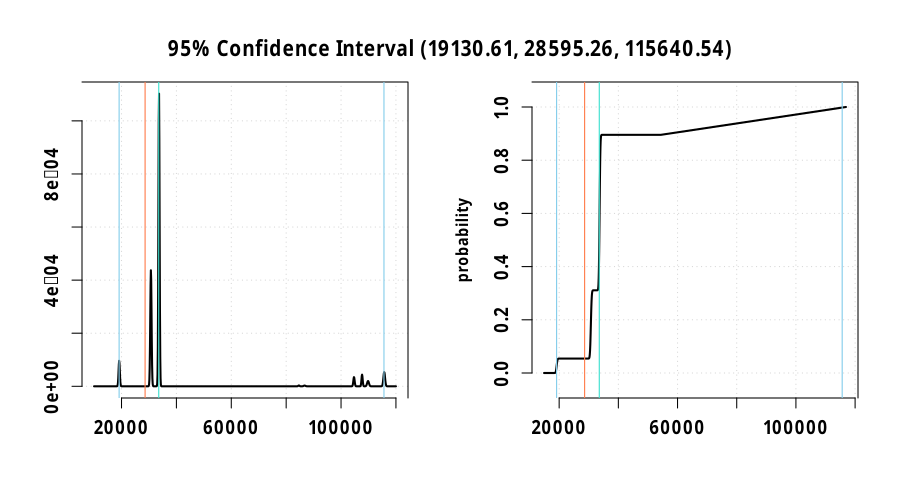

This figure's R source:
rm(list = ls(all.names = TRUE)) #will clear all objects includes hidden objects.
# load libraries
options("StartupBanner" = "off")
options(expressions = 500000) #increase the limit on the number of nested expressions that will be evaluated
library("distr")
library("distrEx")
library("rlang") # required for environment functions
library(llvm)
distroptions("WarningArith" = FALSE)
set.seed(100)

# max loop number(less than or equal to)
max_loop <- 100000
restore.energy <- distr::Norm(11024.3, 30) # nj
restore.timing <- distr::Norm(8409.47, 0.01) # us


block.entry <- env(
  name = "entry",
  preds = list(),
  succs = list("checkpoint.1"),
  energy = "E(classify, entry)",
  timing = "T(classify, entry)",
  insts = list(
    list("sym$\"data.addr\" <- alloca(\"i16\")", "nop", "E(alloca)", "T(alloca)"),
    list("sym$\"result\" <- alloca(\"i16\")", "nop", "E(alloca)", "T(alloca)"),
    list("store(sym$\"data\", sym$\"data.addr\")", "nop", "E(store)", "T(store)"),
    list("store(-1, sym$\"result\")", "nop", "E(store)", "T(store)"),
    list("br(checkpoint.1)", "nop", "E(br)", "T(br)")))

block.checkpoint.1 <- env(
  name = "checkpoint.1",
  preds = list("entry"),
  succs = list("if.then", "if.else"),
  energy = "E(classify, checkpoint.1)",
  timing = "T(classify, checkpoint.1)",
  insts = list(
    list("checkpoint()", "nop", "E(call) + distr::Norm(14560, 20)", "T(call) + distr::Norm(8517.05, 0.01)"),
    list("sym$\"0\" <- load(sym$\"data.addr\")", "nop", "E(load)", "T(load)"),
    list("sym$\"cmp\" <- icmp(slt, sym$\"0\", 21)", "nop", "E(icmp)", "T(icmp)"),
    list("br(if.then, if.else, sym$\"cmp\")", "{if (is(sym$\"0\", \"Distribution\")) sym$\"0\" <- add(sym$\"cmp\", 21)};store(sym$\"0\", sym$\"data.addr\"); ", "E(br)", "T(br)")))

block.if.then <- env(
  name = "if.then",
  preds = list("checkpoint.1"),
  succs = list("checkpoint.2"),
  energy = "E(classify, if.then)",
  timing = "T(classify, if.then)",
  insts = list(
    list("if(checkpoint.1) {sym$\"cmp\" <- sym$\"cmp.true\"; {if (is(sym$\"0\", \"Distribution\")) sym$\"0\" <- add(sym$\"cmp\", 21)};store(sym$\"0\", sym$\"data.addr\"); };", "nop", "0", "0"),
    list("sym$\"1\" <- load(sym$\"data.addr\")", "nop", "E(load)", "T(load)"),
    list("store(1, sym$\"result\")", "nop", "E(store)", "T(store)"),
    list("br(checkpoint.2)", "nop", "E(br)", "T(br)")))

block.checkpoint.2 <- env(
  name = "checkpoint.2",
  preds = list("if.then"),
  succs = list("if.end4"),
  energy = "E(classify, checkpoint.2)",
  timing = "T(classify, checkpoint.2)",
  insts = list(
    list("checkpoint()", "nop", "E(call) + distr::Norm(14560, 20)", "T(call) + distr::Norm(8517.05, 0.01)"),
    list("br(if.end4)", "nop", "E(br)", "T(br)")))

block.if.else <- env(
  name = "if.else",
  preds = list("checkpoint.1"),
  succs = list("if.then2", "if.else3"),
  energy = "E(classify, if.else)",
  timing = "T(classify, if.else)",
  insts = list(
    list("if(checkpoint.1) {sym$\"cmp\" <- sym$\"cmp.false\"; {if (is(sym$\"0\", \"Distribution\")) sym$\"0\" <- add(sym$\"cmp\", 21)};store(sym$\"0\", sym$\"data.addr\"); };", "nop", "0", "0"),
    list("sym$\"2\" <- load(sym$\"data.addr\")", "nop", "E(load)", "T(load)"),
    list("sym$\"cmp1\" <- icmp(sgt, sym$\"2\", 27)", "nop", "E(icmp)", "T(icmp)"),
    list("br(if.then2, if.else3, sym$\"cmp1\")", "{if (is(sym$\"2\", \"Distribution\")) sym$\"2\" <- add(sym$\"cmp1\", 27)};store(sym$\"2\", sym$\"data.addr\"); ", "E(br)", "T(br)")))

block.if.then2 <- env(
  name = "if.then2",
  preds = list("if.else"),
  succs = list("checkpoint.3"),
  energy = "E(classify, if.then2)",
  timing = "T(classify, if.then2)",
  insts = list(
    list("if(if.else) {sym$\"cmp1\" <- sym$\"cmp1.true\"; {if (is(sym$\"2\", \"Distribution\")) sym$\"2\" <- add(sym$\"cmp1\", 27)};store(sym$\"2\", sym$\"data.addr\"); };", "nop", "0", "0"),
    list("store(0, sym$\"result\")", "nop", "E(store)", "T(store)"),
    list("br(checkpoint.3)", "nop", "E(br)", "T(br)")))

block.checkpoint.3 <- env(
  name = "checkpoint.3",
  preds = list("if.then2"),
  succs = list("if.end"),
  energy = "E(classify, checkpoint.3)",
  timing = "T(classify, checkpoint.3)",
  insts = list(
    list("checkpoint()", "nop", "E(call) + distr::Norm(14560, 20)", "T(call) + distr::Norm(8517.05, 0.01)"),
    list("br(if.end)", "nop", "E(br)", "T(br)")))

block.if.else3 <- env(
  name = "if.else3",
  preds = list("if.else"),
  succs = list("if.end"),
  energy = "E(classify, if.else3)",
  timing = "T(classify, if.else3)",
  insts = list(
    list("if(if.else) {sym$\"cmp1\" <- sym$\"cmp1.false\"; {if (is(sym$\"2\", \"Distribution\")) sym$\"2\" <- add(sym$\"cmp1\", 27)};store(sym$\"2\", sym$\"data.addr\"); };", "nop", "0", "0"),
    list("br(if.end)", "nop", "E(br)", "T(br)")))

block.if.end <- env(
  name = "if.end",
  preds = list("if.else3", "checkpoint.3"),
  succs = list("if.end4"),
  energy = "E(classify, if.end)",
  timing = "T(classify, if.end)",
  insts = list(
    list("br(if.end4)", "nop", "E(br)", "T(br)")))

block.if.end4 <- env(
  name = "if.end4",
  preds = list("if.end", "checkpoint.2"),
  succs = list(),
  energy = "E(classify, if.end4)",
  timing = "T(classify, if.end4)",
  insts = list(
    list("checkpoint()", "nop", "E(call) + distr::Norm(14560, 20)", "T(call) + distr::Norm(8517.05, 0.01)"),
    list("sym$\"3\" <- load(sym$\"result\")", "nop", "E(load)", "T(load)"),
    list("path.return <<- c(path.return, ret(sym$\"3\")); if.end4 <- TRUE; if.end <- FALSE; checkpoint.2 <- FALSE", "nop", "E(ret)", "T(ret)")))

preds <- list(list(), list(block.entry), list(block.checkpoint.1), list(block.if.then), list(block.checkpoint.1), list(block.if.else), list(block.if.then2), list(block.if.else), list(block.if.else3, block.checkpoint.3), list(block.if.end, block.checkpoint.2))
names(preds) <- c(block.entry$name, block.checkpoint.1$name, block.if.then$name, block.checkpoint.2$name, block.if.else$name, block.if.then2$name, block.checkpoint.3$name, block.if.else3$name, block.if.end$name, block.if.end4$name)

succs <- list(list(block.checkpoint.1), list(block.if.then, block.if.else), list(block.checkpoint.2), list(block.if.end4), list(block.if.then2, block.if.else3), list(block.checkpoint.3), list(block.if.end), list(block.if.end), list(block.if.end4), list())
names(succs) <- c(block.entry$name, block.checkpoint.1$name, block.if.then$name, block.checkpoint.2$name, block.if.else$name, block.if.then2$name, block.checkpoint.3$name, block.if.else3$name, block.if.end$name, block.if.end4$name)

edge_global <- as.list(rep(0, 11))
edge_local <- as.list(rep(0, 11))
edge_visited <- as.list(rep(0, 11))
names(edge_global) <- c("entry#checkpoint.1", "checkpoint.1#if.then", "checkpoint.1#if.else", "if.then#checkpoint.2", "checkpoint.2#if.end4", "if.else#if.then2", "if.else#if.else3", "if.then2#checkpoint.3", "checkpoint.3#if.end", "if.else3#if.end", "if.end#if.end4")
names(edge_local) <- c("entry#checkpoint.1", "checkpoint.1#if.then", "checkpoint.1#if.else", "if.then#checkpoint.2", "checkpoint.2#if.end4", "if.else#if.then2", "if.else#if.else3", "if.then2#checkpoint.3", "checkpoint.3#if.end", "if.else3#if.end", "if.end#if.end4")
names(edge_visited) <- c("entry#checkpoint.1", "checkpoint.1#if.then", "checkpoint.1#if.else", "if.then#checkpoint.2", "checkpoint.2#if.end4", "if.else#if.then2", "if.else#if.else3", "if.then2#checkpoint.3", "checkpoint.3#if.end", "if.else3#if.end", "if.end#if.end4")

freq <- as.list(rep("0", 10))
names(freq) <- c(block.entry$name, block.checkpoint.1$name, block.if.then$name, block.checkpoint.2$name, block.if.else$name, block.if.then2$name, block.checkpoint.3$name, block.if.else3$name, block.if.end$name, block.if.end4$name)

visited <- as.list(rep(0, 10))
names(visited) <- c(block.entry$name, block.checkpoint.1$name, block.if.then$name, block.checkpoint.2$name, block.if.else$name, block.if.then2$name, block.checkpoint.3$name, block.if.else3$name, block.if.end$name, block.if.end4$name)

color <- as.list(rep("white", 10))
names(color) <- c(block.entry$name, block.checkpoint.1$name, block.if.then$name, block.checkpoint.2$name, block.if.else$name, block.if.then2$name, block.checkpoint.3$name, block.if.else3$name, block.if.end$name, block.if.end4$name)

total_visit <- as.list(rep(0, 10))
names(total_visit) <- c(block.entry$name, block.checkpoint.1$name, block.if.then$name, block.checkpoint.2$name, block.if.else$name, block.if.then2$name, block.checkpoint.3$name, block.if.else3$name, block.if.end$name, block.if.end4$name)

.function <- list(
  name = "classify",
  formals = list("sym$\"data\" <- Mixing(Binom(40, 0.4), 15 + Binom(30, 0.6), mixCoeff = c(0.7, 0.3))"),
  initials = list("entry <- FALSE; checkpoint.1 <- FALSE; if.then <- FALSE; checkpoint.2 <- FALSE; if.else <- FALSE; if.then2 <- FALSE; checkpoint.3 <- FALSE; if.else3 <- FALSE; if.end <- FALSE; if.end4 <- FALSE"),
  globals = list(),
  types = list(),
  blocks = list(block.entry, block.checkpoint.1, block.if.then, block.checkpoint.2, block.if.else, block.if.then2, block.checkpoint.3, block.if.else3, block.if.end, block.if.end4))

# Capacitor Thresholds
min_cap <- 2601000 #nj
max_cap <- 3906250 #nj

# 1 mF capacitance 40 cm distance profile
harvesting_time <- 40000 # us

# Create output file
profile <- paste0(".output/", .function$name, ".profile")
file.create(profile, showWarnings = FALSE, recursive = TRUE)

clone <- function(env) {
  newenv <- rlang::env_clone(env)
  newenv$stack <- rlang::env_clone(env$stack)
  newenv$heap <- rlang::env_clone(env$heap)
  newenv$global <- rlang::env_clone(env$global)
  newenv$nv <- rlang::env_clone(env$nv)
  newenv$sym <- rlang::env_clone(env$sym)
  newenv$typ <- rlang::env_clone(env$typ)
  newenv$memptrs <- rlang::env_clone(env$memptrs)
  return(newenv)
}

library("dequer") # required for an efficient implementation of stack

DFS <- function(prev, v, path, prob, visited, edge_visited, env, t, e, p) {
  nodes <- stack()
  dequer::push(nodes, list(prev, v, path, prob, visited, edge_visited, env, t, e, p))
  while (length(nodes)) {
    node <- dequer::pop(nodes)
    prev <- node[[1]]; v <- node[[2]]; path <- node[[3]]; prob <- node[[4]];
    visited <- node[[5]]; edge_visited <- node[[6]]; env <- node[[7]]; t <- node[[8]]; p <- node[[10]]
    #  mark v visited
    visited[[v$name]] <- visited[[v$name]] + 1
    color[v$name] <<- "gray"
    # add blockname to the path
    path <- paste0(path, "%", v$name)
    # initialize current block
    .block <<- v
    cat(v$name, "\n")
    # eval path probability
    if (length(prev)) {
      expr <- paste0(prev$name, "_", v$name)
      value <- eval(parse(text = expr), envir = env)
      out <- paste0(prev$name, "#", v$name)
      edge_visited[[out]] <- edge_visited[[out]] + 1
      # print(paste0(out, " = ", value))
      prob <- paste0(prob, "*", value)
      p <- p * value
    }
    # add block timing to total timing
    t <- t + eval(parse(text = v$timing), envir = env)
    e <- e + eval(parse(text = v$energy), envir = env)
    # execute block's instructions
    for (inst in v$insts) {
      if (substr(inst[1], 1, 6) == "memcpy") {
        e <- e + eval(parse(text = inst[3]), envir = env)
        t <- t + eval(parse(text = inst[4]), envir = env)
      }
      eval(parse(text = inst[1]), envir = env)
    }
    # for each successor v' of v { fs
    for (i in seq_along(succs[[v$name]])) {
      # if v' not yet visited and prob is greater than 0 {
      if (length(succs[[v$name]][[i]])) {
        expr <- paste0(v$name, "_", succs[[v$name]][[i]]$name)
        value <- eval(parse(text = expr), envir = env)
        if (value > 0 && all(visited <= max_loop)) {
          # if (i == 1) clone <- env # to be more efficient
          # else
          clone_env <- clone(env) # don't create unnecessary envs.
          dequer::push(nodes, list(v, succs[[v$name]][[i]], path, prob, visited, edge_visited, clone_env, t, e, p))
        }
      }
    }
    #
    if (!length(succs[[v$name]])) {
      color[v$name] <<- "black"
      #p <- eval(parse(text = prob), envir = env)
      path.prob <<- c(path.prob, p) # TODO: is rounding good here?
      if (is.numeric(t)) t <- distr::DiscreteDistribution(t)
      path.timing <<- c(path.timing, t)
      line <- paste0(path, ":", prob, "=", p)
      write(line, file = profile, append = TRUE)
      for (i in seq_along(visited)) {
        if (visited[[i]] != 0) {
          # collect frequency as percentage
          freq[names(visited)[i]] <<- paste0(freq[names(visited)[i]], "+", p)
          total_visit[[names(visited)[i]]] <<- total_visit[[names(visited)[i]]] + visited[[i]]
        }
      }
      for (i in seq_along(edge_visited)) {
        if (edge_visited[[i]] != 0) {
          edge_global[i] <<- paste0(edge_global[i], "+", p)
          edge_local[[i]] <<- edge_local[[i]] + edge_visited[[i]]
        }
      }
    }
  }
}

path.return <- vector()
path.prob <- vector()
path.energy <- vector()
path.timing <- vector()

.block <- env()
env <- env()
source(".output/meta.R", local = env)
source(".output/model.conf.R", local = env)
# eval function parameters
eval(parse(text = .function$types), envir = env)
eval(parse(text = .function$globals), envir = env)
eval(parse(text = .function$formals), envir = env)
eval(parse(text = .function$initials), envir = env)
# run the machine
initial_t <- 0
initial_e <- 0
system.time(DFS(list(), .function$blocks[[1]], "", "1", visited, edge_visited, env, initial_t, initial_e, 1))

prob_global_file <- paste0(".output/", .function$name, ".global.prob")
file.create(prob_global_file, showWarnings = FALSE, recursive = TRUE)
for (i in seq_along(edge_global)) {
  p <- eval(parse(text = edge_global[i]))
  line <- paste0(names(edge_global)[i], ": [", edge_local[[i]], "] = ", p)
  write(line, file = prob_global_file, append = TRUE)
  #print(line)
}

prob_local_file <- paste0(".output/", .function$name, ".local.prob")
file.create(prob_local_file, showWarnings = FALSE, recursive = TRUE)
for (i in seq_along(edge_local)) {
  edge_name <- names(edge_local)[i] # edge's name
  block <- unlist(strsplit(edge_name, "#"))[1] # block's name
  if (total_visit[[block]] != 0)
    p <- edge_local[[i]] / total_visit[[block]]
  else
    p <- edge_local[[i]]
  line <- paste0(edge_name, ": [", edge_local[i], "] = ", p)
  write(line, file = prob_local_file, append = TRUE)
  #print(line)
}

freq_file <- paste0(".output/", .function$name, ".freq")
file.create(freq_file, showWarnings = FALSE, recursive = TRUE)
for (i in seq_along(freq)) {
  f <- eval(parse(text = freq[i]))
  line <- paste0(names(freq)[i], ": [", total_visit[[i]], "] = ", f)
  write(line, file = freq_file, append = TRUE)
  #print(line)
}

#for (i in seq_along(color)) {
#  print(paste0(names(color)[i], " = ", color[i]))
#}
# return plot
opar <- par()
path.return.mixture <- distr::UnivarMixingDistribution(Dlist = path.return, mixCoeff = path.prob)
returnPlot <- paste0(".dots/return/", .function$name, ".svg")
dir.create(dirname(returnPlot), showWarnings = FALSE, recursive = TRUE)
svg(returnPlot, width = 10.5, height = 3.5)
plot(path.return.mixture, to.draw.arg = c("d", "p", "q"), bty = "7",
     panel.first = grid(lwd = 1), lwd = 1, vertical = FALSE,
     col.points = c("red", "black"), cex.points = 1.8,
     inner = list(
       paste("Probability Function of", .function$name),
       paste("CDF of", .function$name),
       paste("Quantile Function of", .function$name)),
)
suppressWarnings(par(opar))
dev.off()
browseURL(paste0('file://', file.path(getwd(), returnPlot)))

# timing plot
opar <- par()
path.timing.mixture <- distr::UnivarMixingDistribution(Dlist = path.timing, mixCoeff = path.prob)
q1 <- distr::q(path.timing.mixture)(.025)
mn <- distrEx::E(path.timing.mixture)
md <- distrEx::median(path.timing.mixture)
q2 <- distr::q(path.timing.mixture)(.975)
rnd <- round(c(q1, mn, q2), 2)
lab <- paste0("95% Confidence Interval (", rnd[1], ", ", rnd[2], ", ", rnd[3], ")")
timingPlot <- paste0(".dots/timing/", .function$name, ".svg")
dir.create(dirname(timingPlot), showWarnings = FALSE, recursive = TRUE)
svg(timingPlot, width = 10.5, height = 3.5)
par(mfrow = c(1, 3))
plot(path.timing.mixture, mfColRow = FALSE, to.draw.arg = "d", bty = "7",
     panel.first = grid(lwd = 1), lwd = 1, vertical = FALSE,
     col.points = c("red", "black"), cex.points = 1.8,
     inner = list(paste("Probability Function Of", .function$name)))
abline(v = c(q1, md, mn, q2), col = c("skyblue", "turquoise", "coral", "skyblue"))
plot(path.timing.mixture, mfColRow = FALSE, to.draw.arg = "p", bty = "7",
     panel.first = grid(lwd = 1), lwd = 1, vertical = FALSE,
     col.points = c("red", "black"), cex.points = 1.8, xlab = "",
     inner = list(paste("CDF of", .function$name)))
title(xlab = lab)
abline(v = c(q1, md, mn, q2), col = c("skyblue", "turquoise", "coral", "skyblue"))
plot(path.timing.mixture, mfColRow = FALSE, to.draw.arg = "q", bty = "7",
     panel.first = grid(lwd = 1), lwd = 1, vertical = FALSE,
     col.points = c("red", "black"), cex.points = 1.8,
     inner = list(paste("Quantile Function of", .function$name)))
abline(h = c(q1, md, mn, q2), col = c("skyblue", "turquoise", "coral", "skyblue"))
suppressWarnings(par(opar))
dev.off()
browseURL(paste0('file://', file.path(getwd(), timingPlot)))

cat("\nTime @ 1 MHz (us)")
cat("\nName ", "Mean", "Sd")
cat("\n", .function$name, distrEx::E(path.timing.mixture), distrEx::sd(path.timing.mixture))

isCheckpoint <- function(block) {
  for (i in block$insts) {
    if (i[[1]] == "checkpoint()") {
      return(TRUE)
    }
  }
  return(FALSE)
}

path.timing.mixture <- 0

intermittent_analysis <- function() {
  restore.timing <- restore.timing + harvesting_time
  file <- readLines(profile)
  tt <- vector()
  pp <- vector()
  pf_path_counter <- 0
  for (i in seq_along(file)) {
    init_cap <- distr::Unif(min_cap, max_cap)
    path <- strsplit(file[i], ":")[[1]][[1]]
    # prob in the file
    prob <- as.double(strsplit(file[i], "=")[[1]][[2]])
    # blocks of the path
    blocks <- strsplit(path, "%")[[1]]
    blocks <- blocks[2:length(blocks)]
    cp_path_total_timing <- 0
    paths <- list(list("cap" = init_cap, "total_timing" = 0, "timing" = vector(), "energy" = 0, "pf_prob" = 1, "nopf_prob" = 1, "has_pf_path" = FALSE)) # "cap" = init_cap - checkpoint.energy,
    for (j in seq_along(blocks)) {
      cat(j, " ", blocks[[j]], "\n")
      block <- eval(parse(text = paste0("block.", blocks[[j]])))
      block_energy <- eval(parse(text = block$energy), envir = env)
      block_timing <- eval(parse(text = block$timing), envir = env)
      if (isCheckpoint(block) && j != 1) {
        cat("CHECKPOINT\n")
        # cp_path_total_timing <- cp_path_total_timing + checkpoint.timing
        for (c in seq_along(paths)) {
          if (paths[[c]]$nopf_prob == 0) {
            next
          }
          # for main path (without power failures path)
          if (length(paths[[c]]$timing) == 0) {
            paths[[c]]$timing <- cp_path_total_timing
            paths[[c]]$total_timing <- paths[[c]]$total_timing + paths[[c]]$timing
          }else {
            # add cp to cp total timing to timing vector for example power failure path
            paths[[c]]$timing <- lapply(paths[[c]]$timing, function(x) x + cp_path_total_timing)
            #TODO: normalize the pf_probs
            # sum all probs for coef
            totalpf <- sum(paths[[c]]$pf_prob)
            # calculate coef for all blocks
            coef <- 1 / totalpf
            # multiply all block power failure prob with coef
            paths[[c]]$pf_prob <- paths[[c]]$pf_prob * coef
            # mix cp to cp path timing totals
            path.timing.mixture <- distr::UnivarMixingDistribution(Dlist = paths[[c]]$timing, mixCoeff = paths[[c]]$pf_prob)
            paths[[c]]$total_timing <- paths[[c]]$total_timing + path.timing.mixture
          }
          # init cp to cp timing and prob vector
          paths[[c]]$timing <- vector()
          paths[[c]]$pf_prob <- vector()
          # paths[[c]]$cap <- paths[[c]]$cap - checkpoint.energy
        }
        cp_path_total_timing <- 0
      }
      cp_path_total_timing <- cp_path_total_timing + block_timing
      for (p in seq_along(paths)) {
        if (paths[[p]]$nopf_prob == 0) {
          next
        }
        # current vertex' energy subtract from the  current capacitor total energy
        paths[[p]]$cap <- paths[[p]]$cap - block_energy
        # probability of cur_cap < min_cap so power failure prob
        pf_prob <- round(distr::p(paths[[p]]$cap)(min_cap), 3)
        # 1 - power failure prob = no power failure path (main path) prob
        paths[[p]]$nopf_prob <- round(paths[[p]]$nopf_prob * (1 - pf_prob), 3)
        # if power failure probability > 0
        if (pf_prob > 0) {
          if (!paths[[p]]$has_pf_path) {
            pf_path_counter <- pf_path_counter + 1
            paths[[p]]$has_pf_path <- TRUE
            # harvesting time in restore timing
            pf_timing <- paths[[p]]$total_timing + restore.timing
            cap_init <- max_cap - restore.energy
            timing <- append(vector(), cp_path_total_timing)
            # add new power failure path to path list with initial values
            paths <- append(paths, list(list("cap" = cap_init, "total_timing" = pf_timing, "timing" = timing, "energy" = vector(), "pf_prob" = pf_prob, "nopf_prob" = 1, "has_pf_path" = FALSE)))
          }else {
            pf_path_counter <- pf_path_counter + 1
            paths[[p + 1]]$timing <- append(paths[[p + 1]]$timing, cp_path_total_timing)
            paths[[p + 1]]$pf_prob <- append(paths[[p + 1]]$pf_prob, pf_prob)
          }
        }
      }
    }
    timing_vec <- vector()
    prob_vec <- vector()
    for (c in seq_along(paths)) {
      # if timing is empty, need to append local total because you cant add to empty vector
      if (length(paths[[c]]$timing) == 0) {
        paths[[c]]$timing <- append(paths[[c]]$timing, cp_path_total_timing)
      }else {
        paths[[c]]$timing <- lapply(paths[[c]]$timing, function(x) x + cp_path_total_timing)
      }
      if (length(paths[[c]]$timing) > 1) {
        #TODO: normalize the pf_probs
        # sum all probs for coef
        totalpf <- sum(paths[[c]]$pf_prob)
        # calculate coef for all blocks
        coef <- 1 / totalpf
        # multiply all block power failure prob with coef
        paths[[c]]$pf_prob <- paths[[c]]$pf_prob * coef
        # mix cp to cp path timing totals
        path.timing.mixture <- distr::UnivarMixingDistribution(Dlist = paths[[c]]$timing, mixCoeff = paths[[c]]$pf_prob)
        paths[[c]]$total_timing <- paths[[c]]$total_timing + path.timing.mixture
      }
      else {
        paths[[c]]$total_timing <- paths[[c]]$total_timing + paths[[c]]$timing[[1]]
      }
      if (c > 1) {
        # this paths probability is previous paths (1 - no power failure path prob)
        paths[[c]]$nopf_prob <- paths[[c]]$nopf_prob * (1 - paths[[c - 1]]$nopf_prob)
        timing_vec <- c(timing_vec, paths[[c]]$total_timing)
        prob_vec <- c(prob_vec, paths[[c]]$nopf_prob)
      }else {
        timing_vec <- c(timing_vec, paths[[c]]$total_timing)
        prob_vec <- c(prob_vec, paths[[c]]$nopf_prob)
      }
    }
    while (!is.na(match(0, prob_vec))) {
      i <- match(0, prob_vec)
      prob_vec <- prob_vec[-i]
      timing_vec <- timing_vec[-i]
    }
    path.timing.mixture <- distr::UnivarMixingDistribution(Dlist = timing_vec, mixCoeff = prob_vec)
    tt <- c(tt, path.timing.mixture)
    pp <- c(pp, prob)
  }
  cat("PF PATH COUNT: ", pf_path_counter, "\n")
  path.timing.mixture <<- distr::UnivarMixingDistribution(Dlist = tt, mixCoeff = pp)
}

system.time(intermittent_analysis())
opar <- par()
q1 <- distr::q(path.timing.mixture)(.025)
mn <- distrEx::E(path.timing.mixture)
md <- distrEx::median(path.timing.mixture)
q2 <- distr::q(path.timing.mixture)(.975)
rnd <- round(c(q1, mn, q2), 2)
lab <- paste0("95% Confidence Interval (", rnd[1], ", ", rnd[2], ", ", rnd[3], ")")
################################################
timingPlot <- paste0("Plots/", .function$name, ".intermittent.5mF.1MHz.Variant2.pdf")
dir.create(dirname(timingPlot), showWarnings = FALSE, recursive = TRUE)
# systemfonts::match_font("Fira Sans", bold = TRUE)
extrafont::loadfonts()
pdf(timingPlot, width = 9, height = 5, family = "Fira Sans")
par(mfrow = c(1, 2))
plot(path.timing.mixture, font = 2, font.lab = 2, font.main = 2, cex = 1.1, fontfamily = "Fira Sans", mfColRow = FALSE, to.draw.arg = "d", bty = "7",
     panel.first = grid(lwd = 1.1), lwd = 2, vertical = FALSE, xlab = "", cex.axis = 1.2,
     col.points = c("red", "black"), cex.points = 1.8, ylab = "", inner = "", xlim = c(10000, 120000)
     # inner = list(paste("Probability Function Of", .function$name))
)
abline(v = c(q1, md, mn, q2), lwd = 1.1, col = c("skyblue", "turquoise", "coral", "skyblue"))
plot(path.timing.mixture, font = 2, font.lab = 2, font.main = 2, cex = 1.1, fontfamily = "Fira Sans", mfColRow = FALSE, to.draw.arg = "p", bty = "7",
     panel.first = grid(lwd = 1.1), lwd = 2, vertical = FALSE, inner = "", cex.axis = 1.2,
     col.points = c("red", "black"), cex.points = 1.8, xlab = "", ylab = "probability",
     # inner = list(paste("CDF of", .function$name))
)
abline(v = c(q1, md, mn, q2), lwd = 1.1, col = c("skyblue", "turquoise", "coral", "skyblue"))
# title(xlab = lab, font = 2, font.lab = 2, font.main = 2, family = "Fira Sans", cex.lab = 1.1)
mtext(lab, side = 3, line = -3, outer = TRUE, font = 2, font.lab = 2, font.main = 2, family = "Fira Sans", cex = 1.3)
# plot(path.timing.mixture, font = 2, font.lab = 2, font.main = 2, mfColRow = FALSE, to.draw.arg = "q", bty = "7",
#      panel.first = grid(lwd = 1.1), lwd = 2, vertical = FALSE,
#      col.points = c("red", "black"), cex.points = 1.8, inner = "", #ylab = "")
# )
abline(h = c(q1, md, mn, q2), lwd = 1.1, col = c("skyblue", "turquoise", "coral", "skyblue"))
suppressWarnings(par(opar))
dev.off()
# browseURL(paste0('file://', file.path(getwd(), timingPlot)))
################################################
cat("\nTime @ 1 MHz (us)")
cat("\nName ", "Mean", "Sd")
cat("\n", .function$name, distr::mean(path.timing.mixture), distrEx::sd(path.timing.mixture))
cat("\n")
distr::p(path.timing.mixture)(20000)
cat("\n")
distr::p(path.timing.mixture)(40000)

cat("95\n")
round(distr::q(path.timing.mixture)(.025) * 0.001, 1)
cat("\n")
round(distr::q(path.timing.mixture)(.975) * 0.001, 1)
cat("90\n")
round(distr::q(path.timing.mixture)(.05) * 0.001, 1)
cat("\n")
round(distr::q(path.timing.mixture)(.95) * 0.001, 1)
cat("80\n")
round(distr::q(path.timing.mixture)(.1) * 0.001, 1)
cat("\n")
round(distr::q(path.timing.mixture)(.9) * 0.001, 1)
